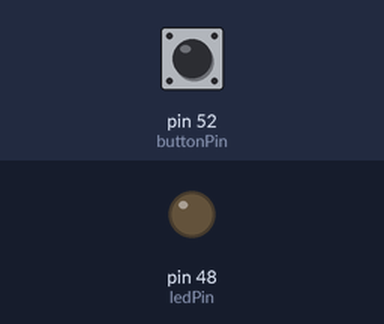
This sketch was run on a simulated Arduino Mega 2560, built with avr-gcc and run on an emulated ATmega2560. Shown: output pins drawn as LEDs (lit = HIGH). The inputs (shaded band) are chosen by the test bench; at power-on: pin 52 (buttonPin) LOW.

Above: at 1.2 s.
1.3 s: pin 52 (buttonPin) pulled HIGH for 0.15 s
At 1.37 s:
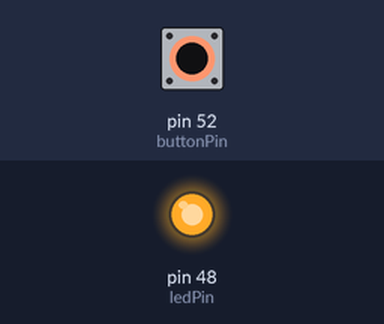
2.9 s: pin 52 (buttonPin) pulled HIGH for 3.2 s
At 6.9 s:
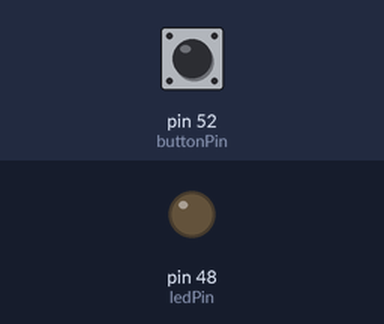
Timing chart, 0 to 8.4 s (numbered marks = the images above; inputs shaded):
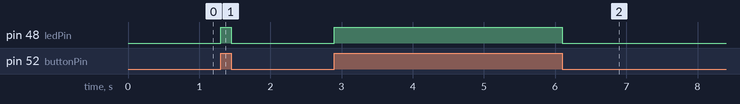

Measured:
- after the input at 1.3 s, pin 48 (ledPin): LOW → HIGH at once, → LOW 0.15 s later
- after the input at 2.9 s, pin 48 (ledPin): LOW → HIGH at once, → LOW 3.2 s later

The sketch:

diod_mqtt_test.ino
```cpp
const int buttonPin = 52; // номер порта нашей кнопки
const int ledPin =    48; // номер порта светодиода
void setup() {
    // устанавливаем порт светодиода на выход
    pinMode(ledPin, OUTPUT);
    // устанавливаем порт кнопки на вход
    pinMode(buttonPin, INPUT);
}
void loop() {
    // читаем состояние порта кнопки и записываем в переменную
    int buttonState = digitalRead(buttonPin);
    // делаем простую проверку нашей переменной, если на входе в порт кнопки присутствует напряжение - включаем светодиод, иначе - выключаем
    if (buttonState == HIGH) {
        // подаем 5 вольт на порт наешго светодиода
        digitalWrite(ledPin, HIGH);

    } else {
        // выключаем светодиод
        digitalWrite(ledPin, LOW);

    }
}
```
